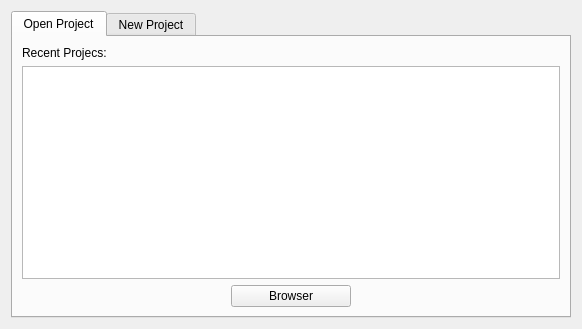
<?xml version="1.0" encoding="UTF-8"?>
<ui version="4.0">
 <class>StartupWindow</class>
 <widget class="QWidget" name="StartupWindow">
  <property name="geometry">
   <rect>
    <x>0</x>
    <y>0</y>
    <width>582</width>
    <height>329</height>
   </rect>
  </property>
  <property name="minimumSize">
   <size>
    <width>582</width>
    <height>329</height>
   </size>
  </property>
  <property name="maximumSize">
   <size>
    <width>582</width>
    <height>329</height>
   </size>
  </property>
  <property name="windowTitle">
   <string>Form</string>
  </property>
  <layout class="QHBoxLayout" name="horizontalLayout">
   <item>
    <widget class="QTabWidget" name="tabWidget">
     <property name="currentIndex">
      <number>0</number>
     </property>
     <widget class="QWidget" name="tab1">
      <attribute name="title">
       <string>Open Project</string>
      </attribute>
      <layout class="QVBoxLayout" name="verticalLayout">
       <item>
        <widget class="QLabel" name="label_3">
         <property name="text">
          <string>Recent Projecs:</string>
         </property>
        </widget>
       </item>
       <item>
        <widget class="QListWidget" name="recentProjects">
         <property name="editTriggers">
          <set>QAbstractItemView::NoEditTriggers</set>
         </property>
         <property name="alternatingRowColors">
          <bool>true</bool>
         </property>
        </widget>
       </item>
       <item alignment="Qt::AlignHCenter">
        <widget class="QPushButton" name="btnBrowse">
         <property name="minimumSize">
          <size>
           <width>120</width>
           <height>0</height>
          </size>
         </property>
         <property name="maximumSize">
          <size>
           <width>60</width>
           <height>16777215</height>
          </size>
         </property>
         <property name="layoutDirection">
          <enum>Qt::LeftToRight</enum>
         </property>
         <property name="text">
          <string>Browser</string>
         </property>
        </widget>
       </item>
      </layout>
     </widget>
     <widget class="QWidget" name="tab_2">
      <attribute name="title">
       <string>New Project</string>
      </attribute>
      <widget class="QLineEdit" name="location">
       <property name="geometry">
        <rect>
         <x>60</x>
         <y>150</y>
         <width>411</width>
         <height>32</height>
        </rect>
       </property>
       <property name="sizePolicy">
        <sizepolicy hsizetype="Expanding" vsizetype="Minimum">
         <horstretch>0</horstretch>
         <verstretch>0</verstretch>
        </sizepolicy>
       </property>
       <property name="minimumSize">
        <size>
         <width>0</width>
         <height>32</height>
        </size>
       </property>
       <property name="maximumSize">
        <size>
         <width>1111</width>
         <height>32</height>
        </size>
       </property>
       <property name="baseSize">
        <size>
         <width>0</width>
         <height>0</height>
        </size>
       </property>
       <property name="font">
        <font>
         <pointsize>11</pointsize>
        </font>
       </property>
       <property name="alignment">
        <set>Qt::AlignCenter</set>
       </property>
       <property name="placeholderText">
        <string notr="true"/>
       </property>
       <property name="clearButtonEnabled">
        <bool>true</bool>
       </property>
      </widget>
      <widget class="QLabel" name="label_2">
       <property name="geometry">
        <rect>
         <x>60</x>
         <y>130</y>
         <width>121</width>
         <height>16</height>
        </rect>
       </property>
       <property name="sizePolicy">
        <sizepolicy hsizetype="Preferred" vsizetype="Fixed">
         <horstretch>0</horstretch>
         <verstretch>0</verstretch>
        </sizepolicy>
       </property>
       <property name="font">
        <font>
         <pointsize>11</pointsize>
        </font>
       </property>
       <property name="text">
        <string>Location</string>
       </property>
      </widget>
      <widget class="QPushButton" name="btnCreate">
       <property name="geometry">
        <rect>
         <x>230</x>
         <y>210</y>
         <width>101</width>
         <height>41</height>
        </rect>
       </property>
       <property name="font">
        <font>
         <pointsize>14</pointsize>
         <weight>50</weight>
         <bold>false</bold>
        </font>
       </property>
       <property name="text">
        <string>Create</string>
       </property>
      </widget>
      <widget class="QLineEdit" name="projName">
       <property name="geometry">
        <rect>
         <x>60</x>
         <y>80</y>
         <width>411</width>
         <height>31</height>
        </rect>
       </property>
       <property name="font">
        <font>
         <pointsize>11</pointsize>
        </font>
       </property>
       <property name="text">
        <string notr="true">NewProject</string>
       </property>
       <property name="maxLength">
        <number>256</number>
       </property>
       <property name="alignment">
        <set>Qt::AlignCenter</set>
       </property>
       <property name="placeholderText">
        <string/>
       </property>
       <property name="clearButtonEnabled">
        <bool>true</bool>
       </property>
      </widget>
      <widget class="QPushButton" name="btnLocation">
       <property name="geometry">
        <rect>
         <x>480</x>
         <y>150</y>
         <width>31</width>
         <height>31</height>
        </rect>
       </property>
       <property name="text">
        <string>...</string>
       </property>
      </widget>
      <widget class="QLabel" name="label">
       <property name="geometry">
        <rect>
         <x>61</x>
         <y>57</y>
         <width>121</width>
         <height>16</height>
        </rect>
       </property>
       <property name="sizePolicy">
        <sizepolicy hsizetype="Preferred" vsizetype="Fixed">
         <horstretch>0</horstretch>
         <verstretch>0</verstretch>
        </sizepolicy>
       </property>
       <property name="font">
        <font>
         <pointsize>11</pointsize>
        </font>
       </property>
       <property name="text">
        <string>Project name</string>
       </property>
      </widget>
     </widget>
    </widget>
   </item>
  </layout>
 </widget>
 <resources/>
 <connections/>
</ui>
